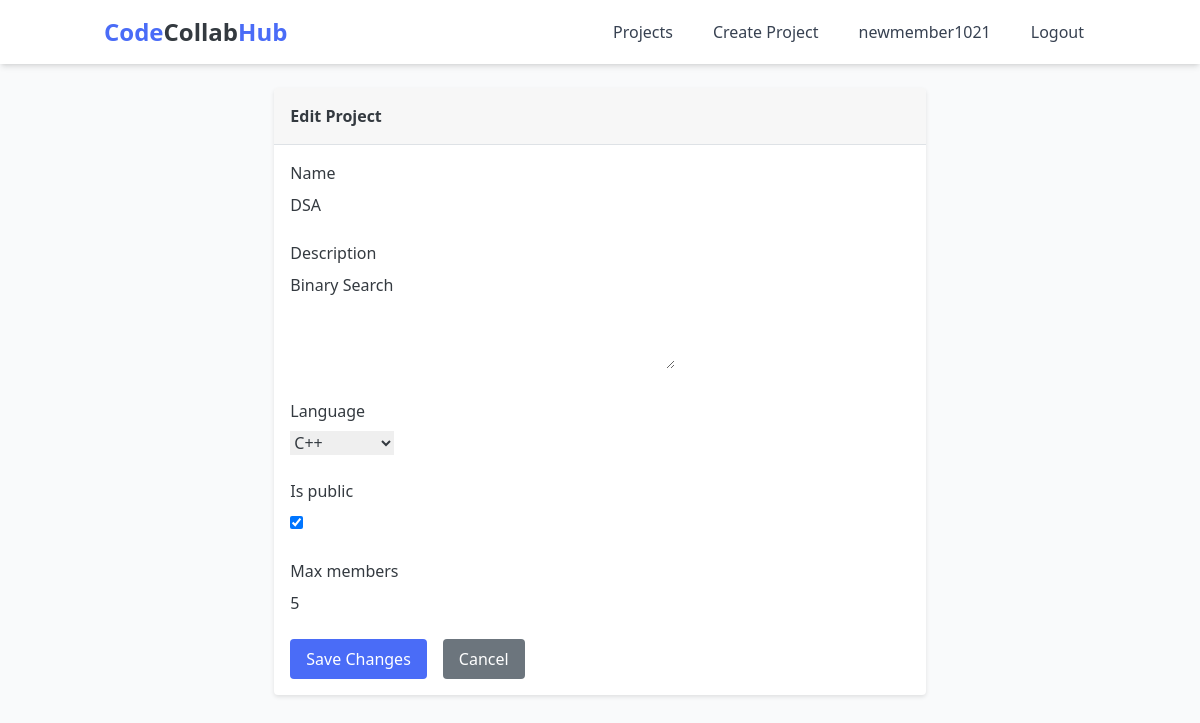
Page /projects/3/edit/ (signed in) on the committed database.
### projects/models.py (models this page shows, shortened)
class Project(models.Model):
    LANGUAGE_CHOICES = [
        ('python', 'Python'),
        ('javascript', 'JavaScript'),
        ('java', 'Java'),
        ('cpp', 'C++'),
        ('csharp', 'C#'),
        ('php', 'PHP'),
        ('ruby', 'Ruby'),
        ('html', 'HTML/CSS'),
        ('other', 'Other'),
    ]
    name = models.CharField(max_length=200)
    description = models.TextField(blank=True)
    language = models.CharField(max_length=20, choices=LANGUAGE_CHOICES, default='python')
    created_at = models.DateTimeField(default=datetime.utcnow)
    updated_at = models.DateTimeField(default=datetime.utcnow)
    owner = models.ForeignKey(User, on_delete=models.CASCADE, related_name='owned_projects')
    is_public = models.BooleanField(default=False)
    max_members = models.IntegerField(default=5, validators=[MinValueValidator(2), MaxValueValidator(20)])
    members = models.ManyToManyField(User, through='ProjectMembership', related_name='member_projects')
    class Meta:
        ordering = ['-created_at']
        unique_together = ['owner', 'name']

### projects/views.py (the view)
# urls.py: path('projects/<int:project_id>/edit/', views.edit_project, name='edit_project'),
@login_required
def edit_project(request, project_id):
    try:
        project = Project.objects.get(id=project_id)
        if project.owner_id != request.user.id:
            return HttpResponseForbidden("Only the project owner can edit project details.")
        if request.method == 'POST':
            form = ProjectForm(request.POST)
            if form.is_valid():
                project.name = form.cleaned_data['name']
                project.description = form.cleaned_data['description']
                project.language = form.cleaned_data['language']
                project.is_public = form.cleaned_data['is_public']
                project.max_members = form.cleaned_data['max_members']
                project.save()
                messages.success(request, f'Project "{project.name}" updated successfully!')
                return redirect('project_detail', project_id=str(project.id))
        else:
            form = ProjectForm(initial={
                'name': project.name,
                'description': project.description,
                'language': project.language,
                'is_public': project.is_public,
                'max_members': project.max_members,
            })
        return render(request, 'projects/create_project.html', {
            'form': form,
            'edit_mode': True,
            'project': project  # Pass the project object to the template
        })
    except Project.DoesNotExist:
        messages.error(request, 'Project not found.')
        return redirect('project_list')

### projects/forms.py (shortened to what this page needs)
class ProjectForm(forms.Form):
    name = forms.CharField(max_length=100)
    description = forms.CharField(widget=forms.Textarea(attrs={'rows': 4}), required=False)
    language = forms.ChoiceField(choices=[
        ('python', 'Python'),
        ('javascript', 'JavaScript'),
        ('html', 'HTML'),
        ('css', 'CSS'),
        ('java', 'Java'),
        ('cpp', 'C++'),
        ('c', 'C'),
        ('php', 'PHP'),
        ('ruby', 'Ruby'),
        ('go', 'Go'),
        ('rust', 'Rust'),
        ('swift', 'Swift'),
        ('kotlin', 'Kotlin'),
        ('scala', 'Scala'),
        ('r', 'R'),
        ('matlab', 'MATLAB'),
        ('sql', 'SQL'),
        ('shell', 'Shell'),
        ('powershell', 'PowerShell'),
        ('markdown', 'Markdown'),
        ('plaintext', 'Plain Text'),
    ])
    is_public = forms.BooleanField(required=False)
    max_members = forms.IntegerField(min_value=2, max_value=20, initial=10)

### templates/projects/create_project.html (shortened to what this page needs)
{% extends 'base.html' %}
{% block content %}
<div class="row">
    <div class="col-8" style="margin: 0 auto;">
        <div class="card">
            <div class="card-header">
                <h2>
                    {% if edit_mode %}
                        Edit Project
                    {% elif is_file %}
                        Create File
                    {% else %}
                        Create Project
                    {% endif %}
                </h2>
            </div>
            <div class="card-body">
                <form method="post" id="{% if is_file %}file-form{% else %}project-form{% endif %}">
                    {% for field in form %}
                    <div class="form-group">
                        <label for="{{ field.id_for_label }}" class="form-label">{{ field.label }}</label>
                        {{ field }}
                    </div>
                    {% endfor %}
                    <div class="form-actions">
                        <button type="submit" class="btn btn-primary">
                            {% if edit_mode %}
                                Save Changes
                            {% else %}
                                Create
                            {% endif %}
                        </button>
                        {% if is_file %}
                            <a href="{% url 'project_detail' project.id %}" class="btn btn-secondary">Cancel</a>
                        {% elif edit_mode %}
                            <a href="{% url 'project_detail' project.id %}" class="btn btn-secondary">Cancel</a>
                        {% else %}
                            <a href="{% url 'project_list' %}" class="btn btn-secondary">Cancel</a>
                        {% endif %}
                    </div>
                </form>
            </div>
        </div>
    </div>
</div>
{% endblock %}

### templates/base.html (shortened to what this page needs)
<!DOCTYPE html>
<html lang="en">
<head>
    <script src="https://cdn.tailwindcss.com"></script>
    <link rel="stylesheet" href="/static/css/main.css">
    <link rel="stylesheet" href="https://cdnjs.cloudflare.com/ajax/libs/codemirror/5.65.2/codemirror.min.css">
</head>
<body class="bg-gray-50 min-h-screen">
    <nav class="bg-white shadow-md">
        <div class="container mx-auto px-4 py-3">
            <div class="flex justify-between items-center">
                <a href="{% url 'project_list' %}" class="text-2xl font-bold text-primary">Code<span class="text-dark">Collab</span>Hub</a>
                <div class="flex space-x-4">
                    {% if user.is_authenticated %}
                        <a href="{% url 'project_list' %}" class="px-3 py-2 text-gray-700 hover:text-primary transition">Projects</a>
                        <a href="{% url 'create_project' %}" class="px-3 py-2 text-gray-700 hover:text-primary transition">Create Project</a>
                        <a href="{% url 'profile' %}" class="px-3 py-2 text-gray-700 hover:text-primary transition">{{ user.username }}</a>
                        <form method="post" action="{% url 'logout' %}" class="inline">
                            <button type="submit" class="px-3 py-2 text-gray-700 hover:text-primary transition cursor-pointer">Logout</button>
                        </form>
                    {% else %}
                        <a href="{% url 'login' %}" class="px-3 py-2 text-gray-700 hover:text-primary transition">Login</a>
                        <a href="{% url 'register' %}" class="px-3 py-2 text-gray-700 hover:text-primary transition">Register</a>
                    {% endif %}
                </div>
            </div>
        </div>
    </nav>
    <div class="container mx-auto px-4 py-6">
        {% block content %}{% endblock %}
    </div>
</body>
</html>

### static/css/main.css (style rules this page uses)
:root { --primary-color: #4a6cf7; --secondary-color: #6c757d; --background-color: #f8f9fa; --dark-color: #343a40; --light-color: #fff; --border-color: #dee2e6; --success-color: #28a745; --danger-color: #dc3545; --warning-color: #ffc107; --info-color: #17a2b8; }
body { font-family: 'Segoe UI', Tahoma, Geneva, Verdana, sans-serif; line-height: 1.6; color: var(--dark-color); background-color: var(--background-color); margin: 0; padding: 0; }
.container { width: 100%; max-width: 1200px; margin: 0 auto; padding: 0 15px; }
.btn { display: inline-block; padding: 0.5rem 1rem; border: none; border-radius: 4px; cursor: pointer; text-decoration: none; font-size: 1rem; transition: background-color 0.3s, color 0.3s; }
.btn-primary { background-color: var(--primary-color); color: var(--light-color); }
.btn-secondary { background-color: var(--secondary-color); color: var(--light-color); }
.card { background-color: var(--light-color); border-radius: 4px; box-shadow: 0 2px 4px rgba(0, 0, 0, 0.1); margin-bottom: 1.5rem; overflow: hidden; }
.card-header { padding: 1rem; background-color: rgba(0, 0, 0, 0.03); border-bottom: 1px solid var(--border-color); font-weight: bold; }
.card-body { padding: 1rem; }
.form-group { margin-bottom: 1rem; }
.form-label { display: block; margin-bottom: 0.5rem; font-weight: 500; }
.row { display: flex; flex-wrap: wrap; margin-right: -15px; margin-left: -15px; }
.col-8 { flex: 0 0 66.666667%; max-width: 66.666667%; padding-right: 15px; padding-left: 15px; }

### templates/projects/create_project.html (style rules this page uses)
.form-group { margin-bottom: 1.5rem; }
.form-actions { display: flex; gap: 1rem; }

### rows in the picture
Project: form "DSA" "Binary Search" "C++" "☑" "5"

### other values in the picture
{{ user.username }} "newmember1021"
{{ field.label }} "Name" "Description" "Language" "Is public" "Max members"
